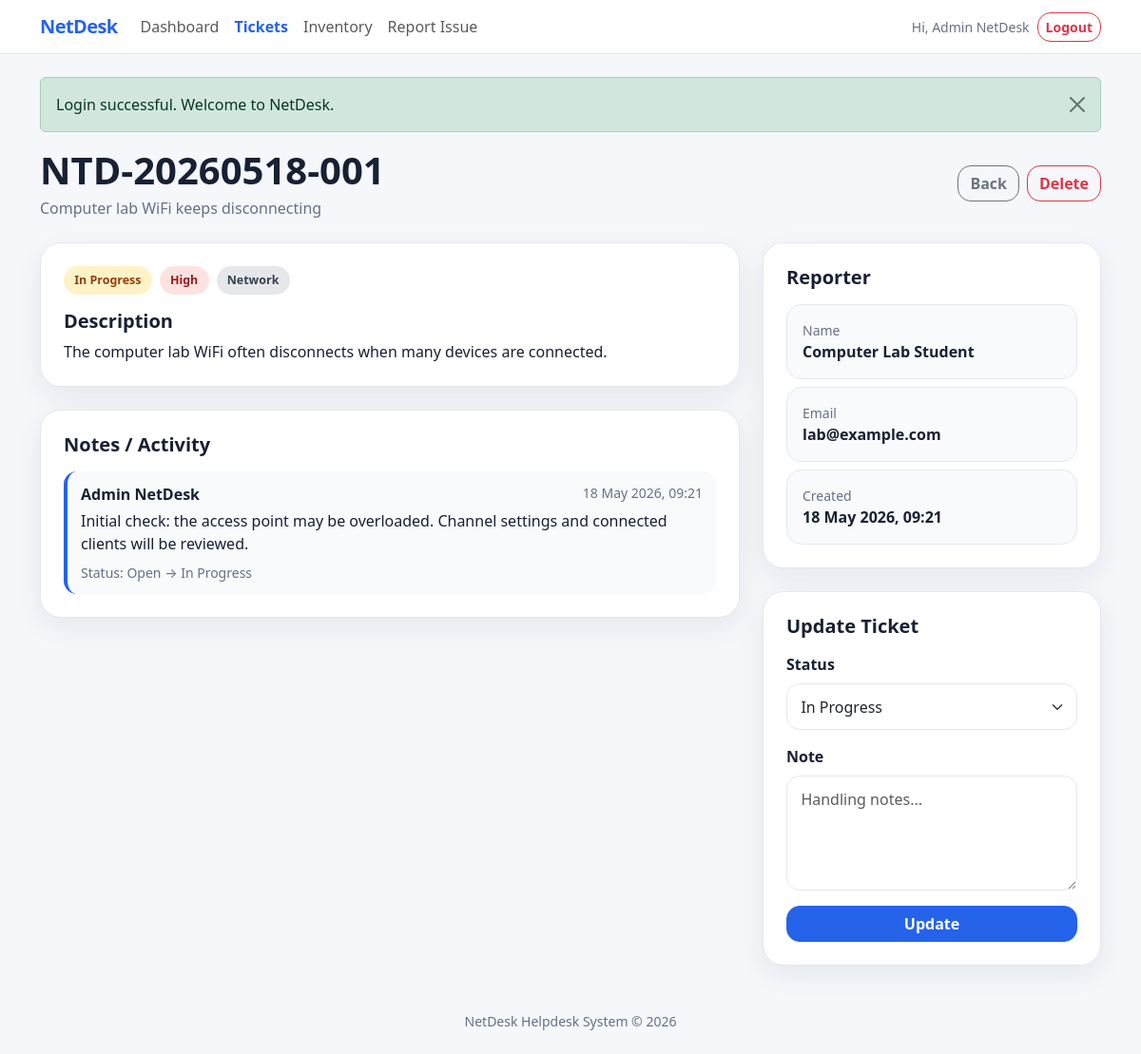
The page /tickets/view.php?id=1 (signed in) on the database its author committed.
### tables this page shows
CREATE TABLE `ticket_notes` (
  `id` INT UNSIGNED NOT NULL AUTO_INCREMENT,
  `ticket_id` INT UNSIGNED NOT NULL,
  `user_id` INT UNSIGNED NULL,
  `note` TEXT NOT NULL,
  `old_status` VARCHAR(30) NULL,
  `new_status` VARCHAR(30) NULL,
  `created_at` TIMESTAMP NOT NULL DEFAULT CURRENT_TIMESTAMP,
  PRIMARY KEY (`id`),
  KEY `idx_note_ticket` (`ticket_id`),
  CONSTRAINT `fk_note_ticket` FOREIGN KEY (`ticket_id`) REFERENCES `tickets` (`id`) ON DELETE CASCADE,
  CONSTRAINT `fk_note_user` FOREIGN KEY (`user_id`) REFERENCES `users` (`id`) ON DELETE SET NULL
);

CREATE TABLE `users` (
  `id` INT UNSIGNED NOT NULL AUTO_INCREMENT,
  `name` VARCHAR(120) NOT NULL,
  `email` VARCHAR(160) NOT NULL UNIQUE,
  `password` VARCHAR(255) NOT NULL,
  `role` ENUM('admin','technician') NOT NULL DEFAULT 'admin',
  `created_at` TIMESTAMP NOT NULL DEFAULT CURRENT_TIMESTAMP,
  PRIMARY KEY (`id`)
);

CREATE TABLE `tickets` (
  `id` INT UNSIGNED NOT NULL AUTO_INCREMENT,
  `ticket_code` VARCHAR(40) NOT NULL UNIQUE,
  `title` VARCHAR(180) NOT NULL,
  `category` ENUM('Network','Hardware','Software','Printer','Account','Other') NOT NULL DEFAULT 'Other',
  `priority` ENUM('Low','Medium','High') NOT NULL DEFAULT 'Low',
  `reporter_name` VARCHAR(120) NOT NULL,
  `reporter_email` VARCHAR(160) NULL,
  `description` TEXT NOT NULL,
  `status` ENUM('Open','In Progress','Resolved','Closed') NOT NULL DEFAULT 'Open',
  `created_by` INT UNSIGNED NULL,
  `created_at` TIMESTAMP NOT NULL DEFAULT CURRENT_TIMESTAMP,
  `updated_at` TIMESTAMP NULL DEFAULT NULL ON UPDATE CURRENT_TIMESTAMP,
  PRIMARY KEY (`id`),
  KEY `idx_ticket_status` (`status`),
  KEY `idx_ticket_category` (`category`),
  KEY `idx_ticket_priority` (`priority`),
  CONSTRAINT `fk_ticket_creator` FOREIGN KEY (`created_by`) REFERENCES `users` (`id`) ON DELETE SET NULL
);

### includes/auth.php (called while the page is built, shortened)
<?php
require_once __DIR__ . '/functions.php';
function current_user(): ?array
{
    return $_SESSION['user'] ?? null;
}

### tickets/view.php (the view, shortened to what this page needs)
<?php
require_once __DIR__ . '/../includes/auth.php';
$root = '../';
$id = (int) ($_GET['id'] ?? 0);
$stmt = $pdo->prepare('SELECT * FROM tickets WHERE id = ? LIMIT 1');
$stmt->execute([$id]);
$ticket = $stmt->fetch();
$noteStmt = $pdo->prepare('SELECT ticket_notes.*, users.name AS user_name FROM ticket_notes LEFT JOIN users ON ticket_notes.user_id = users.id WHERE ticket_id = ? ORDER BY ticket_notes.created_at DESC');
$noteStmt->execute([$id]);
$notes = $noteStmt->fetchAll();
require_once __DIR__ . '/../includes/header.php';
?>
<div class="d-flex flex-column flex-md-row justify-content-between align-items-md-center gap-3 mb-4">
    <div>
        <h1 class="fw-bold mb-1"><?= e($ticket['ticket_code']) ?></h1>
        <p class="text-muted mb-0"><?= e($ticket['title']) ?></p>
    </div>
    <div class="d-flex gap-2">
        <a href="index.php" class="btn btn-outline-secondary">Back</a>
        <form method="post" action="delete.php" data-confirm-delete="Are you sure you want to delete this ticket?">
            <button class="btn btn-outline-danger" type="submit">Delete</button>
        </form>
    </div>
</div>
<div class="row g-4">
    <div class="col-lg-8">
        <div class="app-card p-4 mb-4">
            <div class="d-flex flex-wrap gap-2 mb-3">
                <?= status_badge($ticket['status']) ?>
                <?= priority_badge($ticket['priority']) ?>
                <span class="status-badge badge-muted"><?= e($ticket['category']) ?></span>
            </div>
            <h2 class="h5 fw-bold">Description</h2>
            <p class="mb-0" style="white-space: pre-line;"><?= e($ticket['description']) ?></p>
        </div>
        <div class="app-card p-4">
            <h2 class="h5 fw-bold mb-3">Notes / Activity</h2>
            <div class="d-flex flex-column gap-3">
                <?php foreach ($notes as $note): ?>
                    <div class="note-item">
                        <div class="d-flex justify-content-between gap-3 mb-1">
                            <strong><?= e($note['user_name'] ?? 'System') ?></strong>
                            <span class="text-muted small"><?= pretty_date($note['created_at']) ?></span>
                        </div>
                        <p class="mb-2" style="white-space: pre-line;"><?= e($note['note']) ?></p>
                        <?php if ($note['old_status'] !== $note['new_status']): ?>
                            <div class="small text-muted">Status: <?= e($note['old_status']) ?> &rarr; <?= e($note['new_status']) ?></div>
                        <?php endif; ?>
                    </div>
                <?php endforeach; ?>
            </div>
        </div>
    </div>
    <div class="col-lg-4">
        <div class="app-card p-4 mb-4">
            <h2 class="h5 fw-bold mb-3">Reporter</h2>
            <div class="detail-box mb-2">
                <div class="text-muted small">Name</div>
                <div class="fw-bold"><?= e($ticket['reporter_name']) ?></div>
            </div>
            <div class="detail-box mb-2">
                <div class="text-muted small">Email</div>
                <div class="fw-bold"><?= e($ticket['reporter_email'] ?: '-') ?></div>
            </div>
            <div class="detail-box">
                <div class="text-muted small">Created</div>
                <div class="fw-bold"><?= pretty_date($ticket['created_at']) ?></div>
            </div>
        </div>
        <div class="app-card p-4">
            <h2 class="h5 fw-bold mb-3">Update Ticket</h2>
            <form method="post">
                <div class="mb-3">
                    <label class="form-label fw-semibold">Status</label>
                    <select name="status" class="form-select" data-status-preview>
                        <?php foreach (['Open', 'In Progress', 'Resolved', 'Closed'] as $status): ?>
                            <option value="<?= e($status) ?>" <?= $ticket['status'] === $status ? 'selected' : '' ?>><?= e($status) ?></option>
                        <?php endforeach; ?>
                    </select>
                </div>
                <div class="mb-3">
                    <label class="form-label fw-semibold">Note</label>
                    <textarea name="note" class="form-control" rows="4" placeholder="Handling notes..."></textarea>
                </div>
                <button class="btn btn-primary w-100" type="submit">Update</button>
            </form>
        </div>
    </div>
</div>
<?php require_once __DIR__ . '/../includes/footer.php'; ?>

### includes/header.php (shortened to what this page needs)
<?php
$root = $root ?? '';
$user = current_user();
$flash = get_flash();
$current_path = str_replace('\\', '/', $_SERVER['PHP_SELF'] ?? '');
?>
<!doctype html>
<html lang="en">
<head>
    <link href="https://cdn.jsdelivr.net/npm/bootstrap@5.3.3/dist/css/bootstrap.min.css" rel="stylesheet">
    <link rel="stylesheet" href="<?= e($root) ?>static/css/style.css">
</head>
<body>
<nav class="navbar navbar-expand-lg app-navbar sticky-top">
    <div class="container">
        <a class="navbar-brand fw-bold" href="<?= e($root) ?>dashboard.php">NetDesk</a>
        <div class="collapse navbar-collapse" id="mainNav">
            <ul class="navbar-nav me-auto mb-2 mb-lg-0">
                <?php if ($user): ?>
                    <li class="nav-item"><a class="nav-link <?= str_contains($current_path, 'dashboard') ? 'active' : '' ?>" href="<?= e($root) ?>dashboard.php">Dashboard</a></li>
                    <li class="nav-item"><a class="nav-link <?= str_contains($current_path, 'tickets') ? 'active' : '' ?>" href="<?= e($root) ?>tickets/index.php">Tickets</a></li>
                    <li class="nav-item"><a class="nav-link <?= str_contains($current_path, 'inventory') ? 'active' : '' ?>" href="<?= e($root) ?>inventory/index.php">Inventory</a></li>
                <?php endif; ?>
                <li class="nav-item"><a class="nav-link <?= str_contains($current_path, 'report') ? 'active' : '' ?>" href="<?= e($root) ?>report.php">Report Issue</a></li>
            </ul>
            <div class="d-flex align-items-center gap-2">
                <?php if ($user): ?>
                    <span class="small text-muted d-none d-md-inline">Hi, <?= e($user['name']) ?></span>
                    <a class="btn btn-sm btn-outline-danger" href="<?= e($root) ?>logout.php">Logout</a>
                <?php else: ?>
                    <a class="btn btn-sm btn-primary" href="<?= e($root) ?>login.php">Admin Login</a>
                <?php endif; ?>
            </div>
        </div>
    </div>
</nav>
<main class="container py-4">
    <?php if ($flash): ?>
        <div class="alert alert-<?= e($flash['type']) ?> alert-dismissible fade show" role="alert">
            <?= e($flash['message']) ?>
            <button type="button" class="btn-close" data-bs-dismiss="alert" aria-label="Close"></button>
        </div>
    <?php endif; ?>

### includes/functions.php (shortened to what this page needs)
<?php
function e(?string $value): string
{
    return htmlspecialchars($value ?? '', ENT_QUOTES, 'UTF-8');
}
function get_flash(): ?array
{
    $flash = $_SESSION['flash'];
    return $flash;
}
function status_badge(string $status): string
{
    $class = match ($status) {
        'Open' => 'badge-open',
        'In Progress' => 'badge-progress',
        'Resolved' => 'badge-resolved',
        'Closed' => 'badge-closed',
        default => 'badge-muted',
    };
    return '<span class="status-badge ' . $class . '">' . e($status) . '</span>';
}
function priority_badge(string $priority): string
{
    $class = match ($priority) {
        'High' => 'priority-high',
        'Medium' => 'priority-medium',
        'Low' => 'priority-low',
        default => 'priority-low',
    };
    return '<span class="priority-badge ' . $class . '">' . e($priority) . '</span>';
}
function pretty_date(?string $date): string
{
    return date('d M Y, H:i', strtotime($date));
}

### static/css/style.css (style rules this page uses)
:root { --bg: #f5f7fb; --card: #ffffff; --text: #182033; --muted: #667085; --border: #e6e8ef; --primary: #2563eb; --primary-dark: #1e40af; --danger: #dc2626; --success: #16a34a; --warning: #d97706; --shadow: 0 10px 30px rgba(15, 23, 42, 0.07); }
body { background: var(--bg); color: var(--text); min-height: 100vh; }
.app-navbar { background: rgba(255, 255, 255, 0.92); border-bottom: 1px solid var(--border); backdrop-filter: blur(12px); }
.navbar-brand { color: var(--primary) !important; letter-spacing: -0.03em; }
.nav-link.active { color: var(--primary) !important; font-weight: 700; }
.hero-card, .app-card { background: var(--card); border: 1px solid var(--border); border-radius: 22px; box-shadow: var(--shadow); }
.text-muted { color: var(--muted) !important; }
.form-control, .form-select { border-radius: 14px; border-color: var(--border); padding: 0.72rem 0.9rem; }
.btn { border-radius: 14px; font-weight: 700; }
.btn-primary { background: var(--primary); border-color: var(--primary); }
.status-badge, .priority-badge { display: inline-flex; align-items: center; border-radius: 999px; padding: 0.35rem 0.7rem; font-size: 0.78rem; font-weight: 800; white-space: nowrap; }
.badge-open, .priority-high { background: #fee2e2; color: #991b1b; }
.badge-progress, .priority-medium { background: #fef3c7; color: #92400e; }
.badge-closed, .badge-muted { background: #e5e7eb; color: #374151; }
.detail-box { background: #f8fafc; border: 1px solid var(--border); border-radius: 16px; padding: 16px; }
.note-item { border-left: 4px solid var(--primary); background: #f8fafc; border-radius: 14px; padding: 12px 14px; }

### rows shown on the page
ticket_notes: user.name "Admin NetDesk", created_at "18 May 2026, 09:21", note "Initial check: the access point may be overloaded. Channel settings and connected clients will be reviewed.", old_status "Open", new_status "In Progress"
tickets: ticket_code "NTD-20260518-001", title "Computer lab WiFi keeps disconnecting", status "In Progress", priority "High", category "Network", description "The computer lab WiFi often disconnects when many devices are connected.", reporter_name "Computer Lab Student", reporter_email "lab@example.com", created_at "18 May 2026, 09:21"

### other values the page prints
$flash['message'] "Login successful. Welcome to NetDesk."
